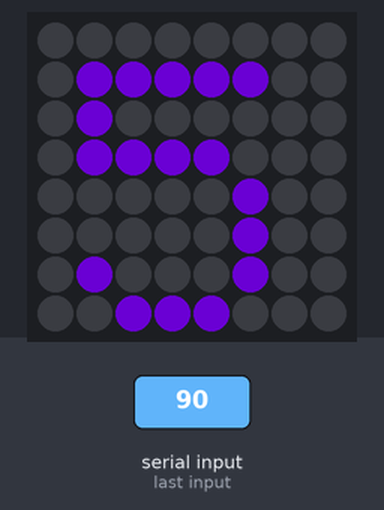
A program run on a simulated Raspberry Pi (BCM pin numbers) with a Sense HAT. On the bench: the Sense HAT's 8×8 RGB LED matrix. The test bench sets the inputs (shaded band). Dim RGB values are drawn brighter than linear; random numbers come from a fixed seed; what the program prints to the terminal is not drawn.

1.3 s: "5" typed at the terminal, then Enter
2.8 s: "90" typed at the terminal, then Enter
Above: at 3.7 s.
Timing chart, 0 to 5.8 s (numbered marks = the images above; inputs shaded):
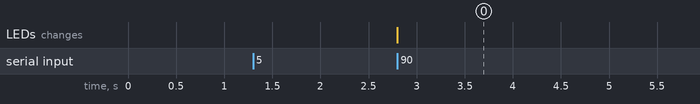

The program:

nmd.py
```python
from sense_hat import SenseHat
from random import randint
import time

s = SenseHat()

s.set_rotation(270)

string = input("Geef een woord in:")
array = list(string)

speed = input("Geef de snelheid in seconden:")

def main():

  while True:
      for x in array:
        s.show_letter(x, [randint(0,255), randint(0,255), randint(0,255)])
        time.sleep(float(speed))
        s.clear()
      time.sleep(3)

try:
  main()

except (KeyboardInterrupt, SystemExit):
    print("Programma sluiten")

finally:
    print("Opkuisen van de matrix")
    s.clear()
    sys.exit(0)
```

Measured:
- after the input at 1.3 s, every drawn part: stays the same
- after the input at 2.8 s, the LEDs: change at once (image 0)
